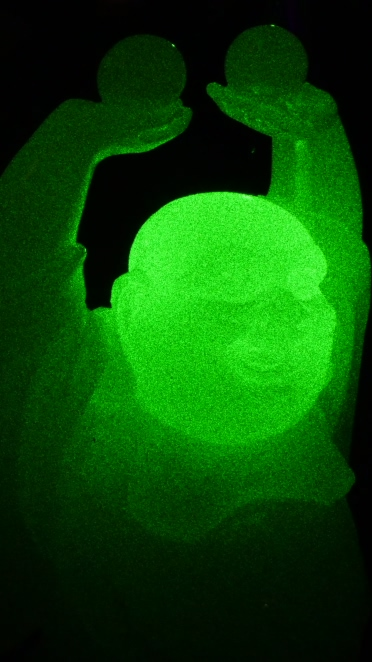
#> input picture Davinci Resolve pipeline/Test images/GreenBuddha/GreenBuddha000.jpg, 372 x 662 px; its folder holds 4 pictures in this run
$ python assemble_quilt_pil.py
#> lines starting #> are read from the running program, lines starting #| are printed output that depends on the picture
import os
from math import ceil
from PIL import Image
from PIL import ImageShow
import glob

frames = []
width = 0
height = 0
for filename in glob.glob('GreenBuddha/*'):
    im = Image.open(filename)
#> im is the input picture: PIL image 372x662 RGB; mean R, G, B 8.5, 75.5, 5.4
    frames.append(im)
    width, height = im.size
#> width = 372; height = 662
    print(f"{filename} {im.size}")
#| Davinci Resolve pipeline/Test images/GreenBuddha/GreenBuddha000.jpg (372, 662)

rows = 5
#> rows = 5
columns = ceil(len(frames)/rows)
print(f"{width}x{height} {rows} rows, {columns} columns")
quilt = Image.new('RGB', (width*columns, height*rows))
#> quilt: PIL image 372x3310 RGB; every value is 0
print(quilt.size)
#| (372, 3310)

i = 0
for y in reversed(range(0, height*rows, height)):
    for x in range(0, width*columns, width):
        if i<len(frames):
            quilt.paste(frames[i], (x, y))
        i += 1
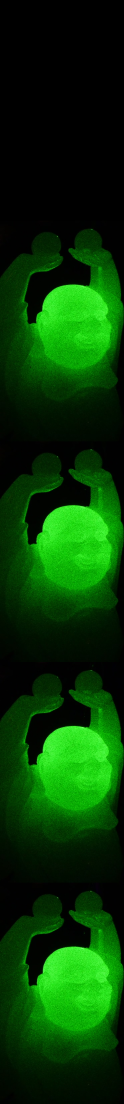
#> quilt: PIL image 372x3310 RGB (shown at 1/3 size); mean R, G, B 6.4, 58.9, 4

newTargetDir = filename = "GreenBuddha"
quiltPath = f"{newTargetDir}/{filename}_qs{columns}x{rows}a{9 / 16}.jpg"

print(quiltPath)
if os.path.isfile(quiltPath):
    os.remove(quiltPath)
quilt.save(quiltPath)
ImageShow.show(quilt)
